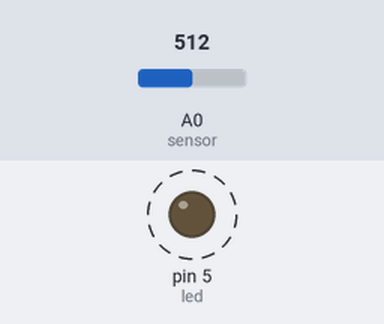
Simulated run of this sketch. Board: Arduino Uno, built with avr-gcc and run on an emulated ATmega328P. Shown: output pins drawn as LEDs (lit = HIGH). Dashed ring = blinking. The test bench sets the inputs (shaded band); at power-on: A0 (sensor) = 512.

Above: at 1.8 s.
1.9 s: A0 (sensor) set to 0
At 2.6 s:
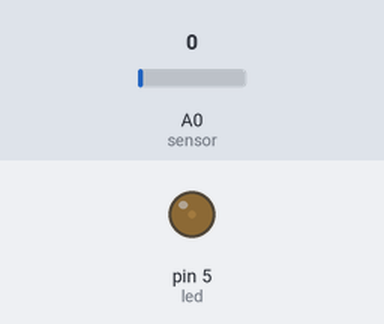
3.6 s: A0 (sensor) set to 122
At 3.9 s:
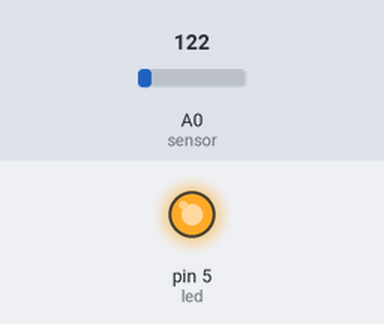
Timing chart, 0 to 13.1 s (numbered marks = the images above; inputs shaded):
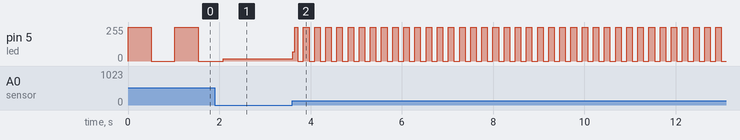

Measured:
- after the input at 3.6 s, pin 5 (led): 18/255 → 70/255 at once, then moves between 0/255 and 255/255, repeating every 0.24 s
- by itself, pin 5 (led): alternates 255/255 for 0.51 s and 0/255 for 0.51 s

The sketch:

sketch_feb19a.ino
```cpp
int led=5;
int sensor=A0;
int sensorvalue;

void setup()
{
  pinMode(led,OUTPUT);

}

void loop()
{
  sensorvalue=analogRead(sensor);
  digitalWrite(led,HIGH);
  delay(sensorvalue);
  digitalWrite(led,LOW);
  delay(sensorvalue);

}
```
